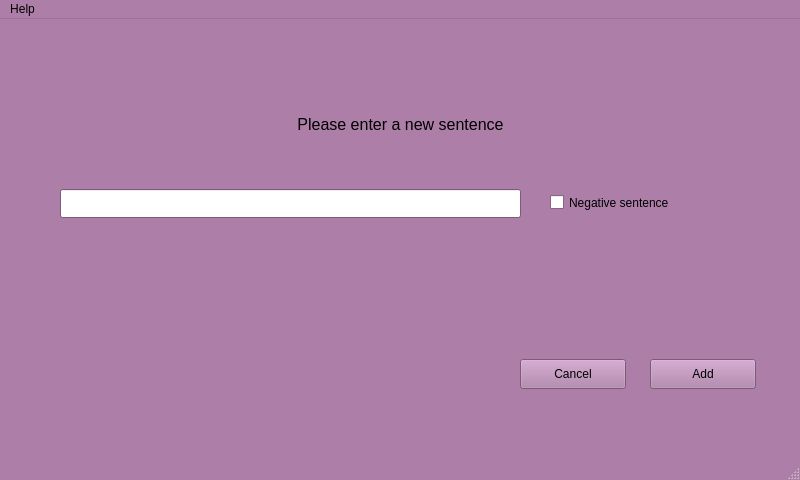
<?xml version="1.0" encoding="UTF-8"?>
<ui version="4.0">
 <class>MainWindow</class>
 <widget class="QMainWindow" name="MainWindow">
  <property name="geometry">
   <rect>
    <x>0</x>
    <y>0</y>
    <width>800</width>
    <height>480</height>
   </rect>
  </property>
  <property name="palette">
   <palette>
    <active>
     <colorrole role="WindowText">
      <brush brushstyle="SolidPattern">
       <color alpha="255">
        <red>0</red>
        <green>0</green>
        <blue>0</blue>
       </color>
      </brush>
     </colorrole>
     <colorrole role="Button">
      <brush brushstyle="SolidPattern">
       <color alpha="255">
        <red>173</red>
        <green>127</green>
        <blue>168</blue>
       </color>
      </brush>
     </colorrole>
     <colorrole role="Light">
      <brush brushstyle="SolidPattern">
       <color alpha="255">
        <red>255</red>
        <green>192</green>
        <blue>249</blue>
       </color>
      </brush>
     </colorrole>
     <colorrole role="Midlight">
      <brush brushstyle="SolidPattern">
       <color alpha="255">
        <red>214</red>
        <green>159</green>
        <blue>208</blue>
       </color>
      </brush>
     </colorrole>
     <colorrole role="Dark">
      <brush brushstyle="SolidPattern">
       <color alpha="255">
        <red>86</red>
        <green>63</green>
        <blue>84</blue>
       </color>
      </brush>
     </colorrole>
     <colorrole role="Mid">
      <brush brushstyle="SolidPattern">
       <color alpha="255">
        <red>115</red>
        <green>84</green>
        <blue>112</blue>
       </color>
      </brush>
     </colorrole>
     <colorrole role="Text">
      <brush brushstyle="SolidPattern">
       <color alpha="255">
        <red>0</red>
        <green>0</green>
        <blue>0</blue>
       </color>
      </brush>
     </colorrole>
     <colorrole role="BrightText">
      <brush brushstyle="SolidPattern">
       <color alpha="255">
        <red>255</red>
        <green>255</green>
        <blue>255</blue>
       </color>
      </brush>
     </colorrole>
     <colorrole role="ButtonText">
      <brush brushstyle="SolidPattern">
       <color alpha="255">
        <red>0</red>
        <green>0</green>
        <blue>0</blue>
       </color>
      </brush>
     </colorrole>
     <colorrole role="Base">
      <brush brushstyle="SolidPattern">
       <color alpha="255">
        <red>255</red>
        <green>255</green>
        <blue>255</blue>
       </color>
      </brush>
     </colorrole>
     <colorrole role="Window">
      <brush brushstyle="SolidPattern">
       <color alpha="255">
        <red>173</red>
        <green>127</green>
        <blue>168</blue>
       </color>
      </brush>
     </colorrole>
     <colorrole role="Shadow">
      <brush brushstyle="SolidPattern">
       <color alpha="255">
        <red>0</red>
        <green>0</green>
        <blue>0</blue>
       </color>
      </brush>
     </colorrole>
     <colorrole role="AlternateBase">
      <brush brushstyle="SolidPattern">
       <color alpha="255">
        <red>214</red>
        <green>191</green>
        <blue>211</blue>
       </color>
      </brush>
     </colorrole>
     <colorrole role="ToolTipBase">
      <brush brushstyle="SolidPattern">
       <color alpha="255">
        <red>255</red>
        <green>255</green>
        <blue>220</blue>
       </color>
      </brush>
     </colorrole>
     <colorrole role="ToolTipText">
      <brush brushstyle="SolidPattern">
       <color alpha="255">
        <red>0</red>
        <green>0</green>
        <blue>0</blue>
       </color>
      </brush>
     </colorrole>
     <colorrole role="PlaceholderText">
      <brush brushstyle="SolidPattern">
       <color alpha="128">
        <red>0</red>
        <green>0</green>
        <blue>0</blue>
       </color>
      </brush>
     </colorrole>
    </active>
    <inactive>
     <colorrole role="WindowText">
      <brush brushstyle="SolidPattern">
       <color alpha="255">
        <red>0</red>
        <green>0</green>
        <blue>0</blue>
       </color>
      </brush>
     </colorrole>
     <colorrole role="Button">
      <brush brushstyle="SolidPattern">
       <color alpha="255">
        <red>173</red>
        <green>127</green>
        <blue>168</blue>
       </color>
      </brush>
     </colorrole>
     <colorrole role="Light">
      <brush brushstyle="SolidPattern">
       <color alpha="255">
        <red>255</red>
        <green>192</green>
        <blue>249</blue>
       </color>
      </brush>
     </colorrole>
     <colorrole role="Midlight">
      <brush brushstyle="SolidPattern">
       <color alpha="255">
        <red>214</red>
        <green>159</green>
        <blue>208</blue>
       </color>
      </brush>
     </colorrole>
     <colorrole role="Dark">
      <brush brushstyle="SolidPattern">
       <color alpha="255">
        <red>86</red>
        <green>63</green>
        <blue>84</blue>
       </color>
      </brush>
     </colorrole>
     <colorrole role="Mid">
      <brush brushstyle="SolidPattern">
       <color alpha="255">
        <red>115</red>
        <green>84</green>
        <blue>112</blue>
       </color>
      </brush>
     </colorrole>
     <colorrole role="Text">
      <brush brushstyle="SolidPattern">
       <color alpha="255">
        <red>0</red>
        <green>0</green>
        <blue>0</blue>
       </color>
      </brush>
     </colorrole>
     <colorrole role="BrightText">
      <brush brushstyle="SolidPattern">
       <color alpha="255">
        <red>255</red>
        <green>255</green>
        <blue>255</blue>
       </color>
      </brush>
     </colorrole>
     <colorrole role="ButtonText">
      <brush brushstyle="SolidPattern">
       <color alpha="255">
        <red>0</red>
        <green>0</green>
        <blue>0</blue>
       </color>
      </brush>
     </colorrole>
     <colorrole role="Base">
      <brush brushstyle="SolidPattern">
       <color alpha="255">
        <red>255</red>
        <green>255</green>
        <blue>255</blue>
       </color>
      </brush>
     </colorrole>
     <colorrole role="Window">
      <brush brushstyle="SolidPattern">
       <color alpha="255">
        <red>173</red>
        <green>127</green>
        <blue>168</blue>
       </color>
      </brush>
     </colorrole>
     <colorrole role="Shadow">
      <brush brushstyle="SolidPattern">
       <color alpha="255">
        <red>0</red>
        <green>0</green>
        <blue>0</blue>
       </color>
      </brush>
     </colorrole>
     <colorrole role="AlternateBase">
      <brush brushstyle="SolidPattern">
       <color alpha="255">
        <red>214</red>
        <green>191</green>
        <blue>211</blue>
       </color>
      </brush>
     </colorrole>
     <colorrole role="ToolTipBase">
      <brush brushstyle="SolidPattern">
       <color alpha="255">
        <red>255</red>
        <green>255</green>
        <blue>220</blue>
       </color>
      </brush>
     </colorrole>
     <colorrole role="ToolTipText">
      <brush brushstyle="SolidPattern">
       <color alpha="255">
        <red>0</red>
        <green>0</green>
        <blue>0</blue>
       </color>
      </brush>
     </colorrole>
     <colorrole role="PlaceholderText">
      <brush brushstyle="SolidPattern">
       <color alpha="128">
        <red>0</red>
        <green>0</green>
        <blue>0</blue>
       </color>
      </brush>
     </colorrole>
    </inactive>
    <disabled>
     <colorrole role="WindowText">
      <brush brushstyle="SolidPattern">
       <color alpha="255">
        <red>86</red>
        <green>63</green>
        <blue>84</blue>
       </color>
      </brush>
     </colorrole>
     <colorrole role="Button">
      <brush brushstyle="SolidPattern">
       <color alpha="255">
        <red>173</red>
        <green>127</green>
        <blue>168</blue>
       </color>
      </brush>
     </colorrole>
     <colorrole role="Light">
      <brush brushstyle="SolidPattern">
       <color alpha="255">
        <red>255</red>
        <green>192</green>
        <blue>249</blue>
       </color>
      </brush>
     </colorrole>
     <colorrole role="Midlight">
      <brush brushstyle="SolidPattern">
       <color alpha="255">
        <red>214</red>
        <green>159</green>
        <blue>208</blue>
       </color>
      </brush>
     </colorrole>
     <colorrole role="Dark">
      <brush brushstyle="SolidPattern">
       <color alpha="255">
        <red>86</red>
        <green>63</green>
        <blue>84</blue>
       </color>
      </brush>
     </colorrole>
     <colorrole role="Mid">
      <brush brushstyle="SolidPattern">
       <color alpha="255">
        <red>115</red>
        <green>84</green>
        <blue>112</blue>
       </color>
      </brush>
     </colorrole>
     <colorrole role="Text">
      <brush brushstyle="SolidPattern">
       <color alpha="255">
        <red>86</red>
        <green>63</green>
        <blue>84</blue>
       </color>
      </brush>
     </colorrole>
     <colorrole role="BrightText">
      <brush brushstyle="SolidPattern">
       <color alpha="255">
        <red>255</red>
        <green>255</green>
        <blue>255</blue>
       </color>
      </brush>
     </colorrole>
     <colorrole role="ButtonText">
      <brush brushstyle="SolidPattern">
       <color alpha="255">
        <red>86</red>
        <green>63</green>
        <blue>84</blue>
       </color>
      </brush>
     </colorrole>
     <colorrole role="Base">
      <brush brushstyle="SolidPattern">
       <color alpha="255">
        <red>173</red>
        <green>127</green>
        <blue>168</blue>
       </color>
      </brush>
     </colorrole>
     <colorrole role="Window">
      <brush brushstyle="SolidPattern">
       <color alpha="255">
        <red>173</red>
        <green>127</green>
        <blue>168</blue>
       </color>
      </brush>
     </colorrole>
     <colorrole role="Shadow">
      <brush brushstyle="SolidPattern">
       <color alpha="255">
        <red>0</red>
        <green>0</green>
        <blue>0</blue>
       </color>
      </brush>
     </colorrole>
     <colorrole role="AlternateBase">
      <brush brushstyle="SolidPattern">
       <color alpha="255">
        <red>173</red>
        <green>127</green>
        <blue>168</blue>
       </color>
      </brush>
     </colorrole>
     <colorrole role="ToolTipBase">
      <brush brushstyle="SolidPattern">
       <color alpha="255">
        <red>255</red>
        <green>255</green>
        <blue>220</blue>
       </color>
      </brush>
     </colorrole>
     <colorrole role="ToolTipText">
      <brush brushstyle="SolidPattern">
       <color alpha="255">
        <red>0</red>
        <green>0</green>
        <blue>0</blue>
       </color>
      </brush>
     </colorrole>
     <colorrole role="PlaceholderText">
      <brush brushstyle="SolidPattern">
       <color alpha="128">
        <red>0</red>
        <green>0</green>
        <blue>0</blue>
       </color>
      </brush>
     </colorrole>
    </disabled>
   </palette>
  </property>
  <property name="windowTitle">
   <string>MainWindow</string>
  </property>
  <widget class="QWidget" name="centralwidget">
   <widget class="QPushButton" name="add_pb">
    <property name="geometry">
     <rect>
      <x>650</x>
      <y>340</y>
      <width>106</width>
      <height>30</height>
     </rect>
    </property>
    <property name="text">
     <string>Add</string>
    </property>
   </widget>
   <widget class="QPushButton" name="cancel_pb">
    <property name="geometry">
     <rect>
      <x>520</x>
      <y>340</y>
      <width>106</width>
      <height>30</height>
     </rect>
    </property>
    <property name="text">
     <string>Cancel</string>
    </property>
   </widget>
   <widget class="QLabel" name="mainLabel">
    <property name="geometry">
     <rect>
      <x>200</x>
      <y>90</y>
      <width>401</width>
      <height>31</height>
     </rect>
    </property>
    <property name="focusPolicy">
     <enum>Qt::WheelFocus</enum>
    </property>
    <property name="text">
     <string>&lt;html&gt;&lt;head/&gt;&lt;body&gt;&lt;p align=&quot;center&quot;&gt;&lt;span style=&quot; font-size:12pt;&quot;&gt;Please enter a new sentence&lt;/span&gt;&lt;/p&gt;&lt;/body&gt;&lt;/html&gt;</string>
    </property>
   </widget>
   <widget class="QLineEdit" name="sentence_lineEdit">
    <property name="geometry">
     <rect>
      <x>60</x>
      <y>170</y>
      <width>461</width>
      <height>29</height>
     </rect>
    </property>
   </widget>
   <widget class="QCheckBox" name="negative_checkBox">
    <property name="geometry">
     <rect>
      <x>550</x>
      <y>170</y>
      <width>181</width>
      <height>27</height>
     </rect>
    </property>
    <property name="text">
     <string>Negative sentence</string>
    </property>
   </widget>
  </widget>
  <widget class="QMenuBar" name="menubar">
   <property name="geometry">
    <rect>
     <x>0</x>
     <y>0</y>
     <width>800</width>
     <height>26</height>
    </rect>
   </property>
   <widget class="QMenu" name="menuHelp">
    <property name="title">
     <string>Help</string>
    </property>
   </widget>
   <addaction name="menuHelp"/>
  </widget>
  <widget class="QStatusBar" name="statusbar"/>
 </widget>
 <resources/>
 <connections/>
</ui>
